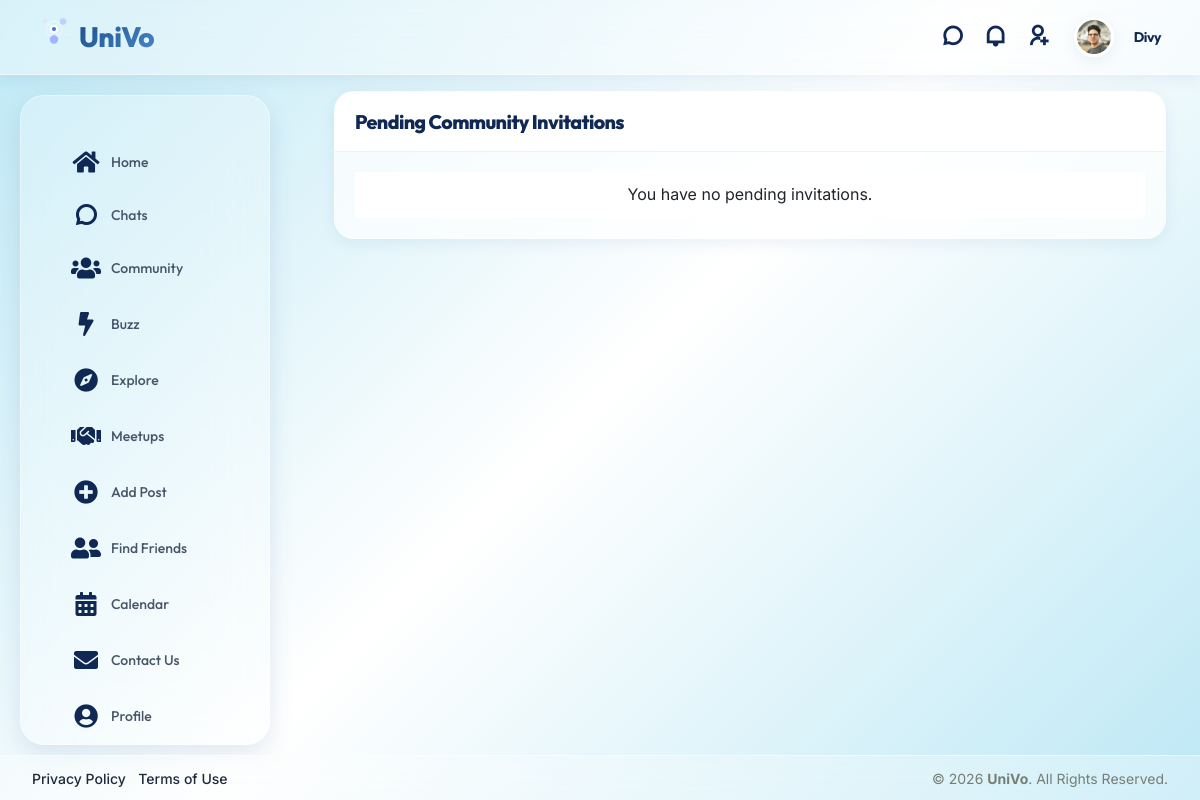
Page /invitations/ (signed in) on the committed database.
### user/models.py (models this page shows, shortened)
class user(models.Model):
    userid=models.AutoField(primary_key=True)
    username=models.CharField(max_length=50)
    email=models.CharField(max_length=50)
    password=models.CharField(max_length=50)
    profile=models.ImageField(upload_to="assets/images/user/")
    bio=models.TextField(max_length=1000)
    gender=models.CharField(max_length=10)
    dob=models.DateField(validators=[no_future_date])
    cityid=models.ForeignKey(city,on_delete=models.CASCADE)
    registrationdt=models.DateTimeField(auto_now=True)
    last_checked_chats=models.DateTimeField(null=True, blank=True)
    last_checked_activity=models.DateTimeField(null=True, blank=True)
    last_checked_invites=models.DateTimeField(null=True, blank=True)
    last_seen=models.DateTimeField(null=True, blank=True)
    google_id=models.CharField(max_length=255, null=True, blank=True)  # Google OAuth user ID
    phone=models.CharField(max_length=15, null=True, blank=True)

### user/views.py (the view)
# urls.py: path('invitations/', views.invitations_list, name='invitations_list'),
def invitations_list(request):
    userid = request.session.get('userid')
    if not userid:
        return redirect('signin')
    current_user = user.objects.get(pk=userid)
    current_user.last_checked_invites = timezone.now()
    current_user.save()
    invites = CommunityInvite.objects.filter(receiverid=current_user, status=0).order_by('-createddt')
    for inv in invites:
        sender = user.objects.filter(pk=inv.senderid).first()
        inv.sender_name = sender.username if sender else "Unknown User"
    data = {"invites": invites}
    return render(request, 'invitations_list.html', data)

### user/templates/invitations_list.html (shortened to what this page needs)
{% extends 'base.html' %}
{% load static %}
{% block content %}
<div class="row">
    <div class="col-sm-12">
        <div class="card">
            <div class="card-header d-flex justify-content-between">
                <div class="header-title">
                    <h4 class="card-title">Pending Community Invitations</h4>
                </div>
            </div>
            <div class="card-body">
                <ul class="list-group list-group-flush">
                    {% for inv in invites %}
                    <li class="list-group-item d-flex justify-content-between align-items-center">
                        <div>
                            <h6 class="mb-1"><strong>{{ inv.sender_name }}</strong> invited you to join <strong>{{ inv.communityid.communitytitle }}</strong></h6>
                            <small class="text-muted">{{ inv.createddt|timesince }} ago</small>
                        </div>
                        <div>
                            <a href="{% url 'respond_invite' inv.inviteid 'accept' %}" class="btn btn-primary btn-sm me-2">Accept</a>
                            <a href="{% url 'respond_invite' inv.inviteid 'decline' %}" class="btn btn-outline-danger btn-sm">Decline</a>
                        </div>
                    </li>
                    {% empty %}
                    <li class="list-group-item text-center">
                        <p class="mb-0">You have no pending invitations.</p>
                    </li>
                    {% endfor %}
                </ul>
            </div>
        </div>
    </div>
</div>
{% endblock %}

### user/templates/base.html (shortened to what this page needs)
{% load static %}
<!doctype html>
<html lang="en">
  <head>
    <link rel="stylesheet" href="{% static 'assets/css/libs.min.css' %}" />
    <link rel="stylesheet" href="{% static 'assets/css/socialv1fc6.css' %}" />
    <link rel="stylesheet" href="{% static 'assets/css/custom_theme.css' %}?v=2.0" />
    <link
      rel="stylesheet"
      href="https://cdnjs.cloudflare.com/ajax/libs/font-awesome/5.15.4/css/all.min.css"
    />
    <link
      rel="stylesheet"
      href="https://cdn.jsdelivr.net/npm/remixicon@2.5.0/fonts/remixicon.css"
    />
    <link
      rel="stylesheet"
      href="https://cdn.jsdelivr.net/npm/vanillajs-datepicker@1.3.4/dist/css/datepicker.min.css"
    />
    <link
      rel="stylesheet"
      href="https://maxst.icons8.com/vue-static/landen/line-awesome/line-awesome/1.3.0/css/line-awesome.min.css"
    />
  </head>
  <body class="{% if user_settings and user_settings.dark_mode %}dark-mode{% endif %}">
    <div class="wrapper">
      <div class="iq-top-navbar">
        <div class="iq-navbar-custom">
          <nav class="navbar navbar-expand-lg navbar-light p-0">
            <div class="iq-navbar-logo d-flex justify-content-between">
              <a href="{% url 'home' %}">
                <img
                  src="{% static 'assets/images/animated_logo.svg' %}"
                  class="img-fluid rotating-logo"
                  alt="UniVo Logo"
                  style="max-height: 30px"
                />
                <span>UniVo</span>
              </a>
            </div>
            <div class="collapse navbar-collapse" id="navbarSupportedContent">
              <ul class="navbar-nav ms-auto navbar-list align-items-center">
                {% if current_user %}
                <li class="nav-item">
                  <a
                    href="{% url 'chats' %}"
                    class="d-flex align-items-center px-2 position-relative"
                    title="Community Chats"
                  >
                    <i class="ri-chat-3-line fs-5 text-white"></i>
                  </a>
                </li>
                <li class="nav-item">
                  <a
                    href="{% url 'activity' %}"
                    class="d-flex align-items-center px-2 position-relative"
                    title="Notifications"
                  >
                    <i class="ri-notification-line fs-5 text-white"></i>
                  </a>
                </li>
                <li class="nav-item">
                  <a
                    href="{% url 'invitations_list' %}"
                    class="d-flex align-items-center px-2 position-relative"
                    title="Friend Requests"
                  >
                    <i class="ri-user-add-line fs-5 text-white"></i>
                  </a>
                </li>
                <li class="nav-item dropdown">
                  <a
                    href="#"
                    class="d-flex align-items-center dropdown-toggle"
                    id="drop-down-arrow"
                    data-bs-toggle="dropdown"
                    aria-haspopup="true"
                    aria-expanded="false"
                  >
                    {% if current_user.profile %}
                    <img
                      src="{{ current_user.profile.url }}"
                      class="img-fluid rounded-circle me-3"
                      alt="user"
                      style="width: 40px; height: 40px; object-fit: cover"
                    />
                    {% else %}
                    <img
                      src="{% static 'assets/images/user/1.jpg' %}"
                      class="img-fluid rounded-circle me-3"
                      alt="user"
                    />
                    {% endif %}
                    <div class="caption">
                      <h6 class="mb-0 line-height">
                        {{ current_user.username|default:"User" }}
                      </h6>
                    </div>
                  </a>
                </li>
                {% else %}
                <li class="nav-item pe-3 d-flex align-items-center">
                  <a href="{% url 'signup' %}" class="d-flex align-items-center text-dark text-decoration-none" style="height: 40px; font-weight: 500;">
                    <i class="ri-login-box-line me-2 fs-5"></i> Login
                  </a>
                </li>
                {% endif %}
              </ul>
            </div>
          </nav>
        </div>
      </div>
      <div class="iq-sidebar sidebar-default">
        <div id="sidebar-scrollbar">
          <nav class="iq-sidebar-menu">
            <ul id="iq-sidebar-toggle" class="iq-menu">
              {% block sidebar %}
              <li class="">
                <a href="{% url 'home' %}" class="sidebar-link">
                  <i class="fas fa-home me-2"></i><span>Home</span>
                </a>
              </li>
              <li class="">
                <a href="{% url 'chats' %}" class="sidebar-link">
                  <i class="ri-chat-3-line me-2"></i><span>Chats</span>
                </a>
              </li>
              <li class="">
                <a href="{% url 'group' %}" class="sidebar-link">
                  <i class="fas fa-users me-2"></i><span>Community</span>
                </a>
              </li>
              <li class="">
                <a href="{% url 'buzz' %}" class="sidebar-link">
                  <i class="fas fa-bolt me-2"></i><span>Buzz</span>
                </a>
              </li>
              <li class="">
                <a href="{% url 'blog_list' %}" class="sidebar-link">
                  <i class="fas fa-compass me-2"></i><span>Explore</span>
                </a>
              </li>
              <li class="">
                <a href="{% url 'meetup_list' %}" class="sidebar-link">
                  <i class="fas fa-handshake me-2"></i><span>Meetups</span>
                </a>
              </li>
              <li class="">
                <a href="{% url 'unified_add_post' %}" class="sidebar-link">
                  <i class="fas fa-plus-circle me-2"></i><span>Add Post</span>
                </a>
              </li>
              <li class="">
                <a href="{% url 'users_list' %}" class="sidebar-link">
                  <i class="fas fa-user-friends me-2"></i><span>Find Friends</span>
                </a>
              </li>
              <li class="">
                <a href="{% url 'calendar' %}" class="sidebar-link">
                  <i class="fas fa-calendar-alt me-2"></i><span>Calendar</span>
                </a>
              </li>
              <li class="">
                <a href="{% url 'contact_us' %}" class="sidebar-link">
                  <i class="fas fa-envelope me-2"></i><span>Contact Us</span>
                </a>
              </li>
              <li class="">
                <a href="{% url 'my_profile' %}" class="sidebar-link">
                  <i class="fas fa-user-circle me-2"></i><span>Profile</span>
                </a>
              </li>
              {% endblock sidebar %}
            </ul>
          </nav>
        </div>
      </div>
      <div id="content-page" class="content-page {% block content_class %}{% endblock %}">
        <div class="container-fluid">
          {% block content %} {% endblock %}
        </div>
      </div>
      <footer class="iq-footer bg-transparent border-top py-0" style="line-height: normal;">
        <div class="container-fluid">
          <div class="row align-items-center">
            <div class="col-md-6 text-center text-md-start mb-2 mb-md-0">
              <ul class="list-inline mb-0">
                <li class="list-inline-item">
                  <a href="#" class="text-secondary small text-decoration-none">Privacy Policy</a>
                </li>
                <li class="list-inline-item">
                  <a href="#" class="text-secondary small text-decoration-none">Terms of Use</a>
                </li>
              </ul>
            </div>
            <div class="col-md-6 text-center text-md-end text-secondary small">
              &copy; 2026 <strong>UniVo</strong>. All Rights Reserved.
            </div>
          </div>
        </div>
      </footer>
    </div>
    <div class="toast-container position-fixed bottom-0 end-0 p-3" style="z-index: 5000;">
    </div>
    </body>
</html>

### rows in the picture
user: profile (picture), username "Divy"
